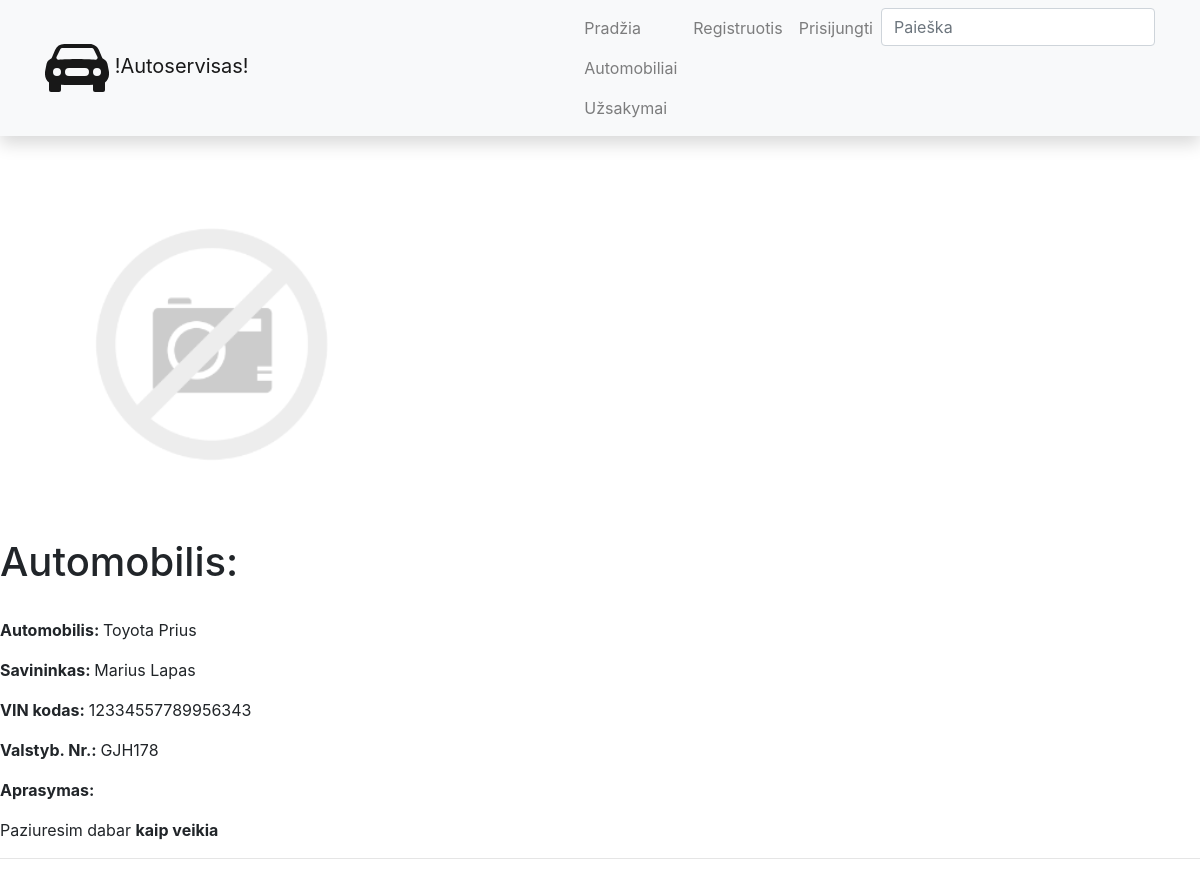
The app's page /autoservisas/vehicles/6 with its own data.
### autoservisas/models.py (models this page shows, shortened)
class Automobilis(models.Model):
    valstybinis_nr = models.CharField(verbose_name='Valstybinis numeris', max_length=6)
    vin = models.CharField(verbose_name='VIN kodas', max_length=17)
    kliento_vardas = models.CharField(verbose_name='Savininkas', max_length=50)
    automobilio_modelis = models.ForeignKey(to='AutomobilioModelis', verbose_name='Automobilio modelis', on_delete=models.SET_NULL, null=True)
    photo = models.ImageField(verbose_name="Nuotrauka", upload_to='vehicles', null=True, blank=True) #arba tik blank=True
    description = HTMLField(verbose_name='Aprasymas', max_length=2000, default='')
    class Meta:
        verbose_name = "Automobilis"
        verbose_name_plural = "Automobiliai"

class AutomobilioModelis(models.Model):
    marke = models.CharField(verbose_name='Gamintojas', max_length=50)
    modelis = models.CharField(verbose_name='Modelis', max_length=50)
    def __str__(self):
        return f'{self.marke} {self.modelis}'
    class Meta:
        verbose_name = "Automobilio modelis"
        verbose_name_plural = "Automobilio modeliai"

### autoservisas/views.py (the view)
# urls.py: path('vehicles/<int:vehicle_id>', views.vehicle, name='vehicle'),
def vehicle(request, vehicle_id):
    context = {
        'vehicle': get_object_or_404(Automobilis, pk=vehicle_id)
    }
    return render(request, 'vehicle.html', context=context)

### autoservisas/templates/vehicle.html (shortened to what this page needs)
{% extends 'base.html'%}
{% block content %}
{% load static %}
{% if vehicle.photo %}
<div>
    <img src="{{ vehicle.photo.url }}" class="max-width: 50%" alt="...">
    {% else %}
    <img src="{% static 'img/no-image.png' %}" class="max-width: 50%">
</div>
{% endif %}
<h1>Automobilis:</h1>
<br>
<p><strong>Automobilis: </strong>{{ vehicle.automobilio_modelis }}</p>
<p><strong>Savininkas: </strong>{{ vehicle.kliento_vardas }}</p>
<p><strong>VIN kodas: </strong>{{ vehicle.vin }}</p>
<p><strong>Valstyb. Nr.: </strong>{{ vehicle.valstybinis_nr }}</p>
<p><strong>Aprasymas: </strong>{{ vehicle.description | safe }}</p>
<hr>
{% endblock %}

### records on screen
Automobilis: automobilio_modelis "Toyota Prius", kliento_vardas "Marius Lapas", vin "12334557789956343", valstybinis_nr "GJH178", description "Paziuresim dabar kaip veikia"
